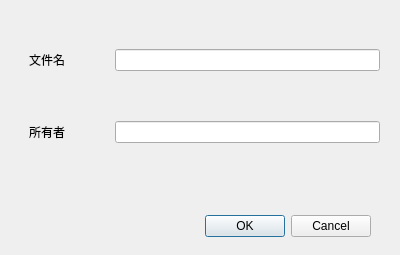
<?xml version="1.0" encoding="UTF-8"?>
<ui version="4.0">
 <class>CreateDialog</class>
 <widget class="QDialog" name="CreateDialog">
  <property name="geometry">
   <rect>
    <x>0</x>
    <y>0</y>
    <width>400</width>
    <height>255</height>
   </rect>
  </property>
  <property name="focusPolicy">
   <enum>Qt::StrongFocus</enum>
  </property>
  <property name="windowTitle">
   <string>Dialog</string>
  </property>
  <widget class="QDialogButtonBox" name="buttonBox">
   <property name="geometry">
    <rect>
     <x>30</x>
     <y>210</y>
     <width>341</width>
     <height>32</height>
    </rect>
   </property>
   <property name="orientation">
    <enum>Qt::Horizontal</enum>
   </property>
   <property name="standardButtons">
    <set>QDialogButtonBox::Cancel|QDialogButtonBox::Ok</set>
   </property>
  </widget>
  <widget class="QWidget" name="formLayoutWidget">
   <property name="geometry">
    <rect>
     <x>-1</x>
     <y>-1</y>
     <width>411</width>
     <height>201</height>
    </rect>
   </property>
   <layout class="QFormLayout" name="formLayout">
    <property name="horizontalSpacing">
     <number>50</number>
    </property>
    <property name="verticalSpacing">
     <number>50</number>
    </property>
    <property name="leftMargin">
     <number>30</number>
    </property>
    <property name="topMargin">
     <number>50</number>
    </property>
    <property name="rightMargin">
     <number>30</number>
    </property>
    <property name="bottomMargin">
     <number>30</number>
    </property>
    <item row="0" column="0">
     <widget class="QLabel" name="label">
      <property name="text">
       <string>文件名</string>
      </property>
     </widget>
    </item>
    <item row="0" column="1">
     <widget class="QLineEdit" name="lineEdit">
      <property name="sizePolicy">
       <sizepolicy hsizetype="Expanding" vsizetype="Preferred">
        <horstretch>0</horstretch>
        <verstretch>0</verstretch>
       </sizepolicy>
      </property>
     </widget>
    </item>
    <item row="1" column="0">
     <widget class="QLabel" name="label_2">
      <property name="text">
       <string>所有者</string>
      </property>
     </widget>
    </item>
    <item row="1" column="1">
     <widget class="QLineEdit" name="lineEdit_2"/>
    </item>
   </layout>
  </widget>
 </widget>
 <resources/>
 <connections>
  <connection>
   <sender>buttonBox</sender>
   <signal>accepted()</signal>
   <receiver>CreateDialog</receiver>
   <slot>accept()</slot>
   <hints>
    <hint type="sourcelabel">
     <x>248</x>
     <y>254</y>
    </hint>
    <hint type="destinationlabel">
     <x>157</x>
     <y>274</y>
    </hint>
   </hints>
  </connection>
  <connection>
   <sender>buttonBox</sender>
   <signal>rejected()</signal>
   <receiver>CreateDialog</receiver>
   <slot>reject()</slot>
   <hints>
    <hint type="sourcelabel">
     <x>316</x>
     <y>260</y>
    </hint>
    <hint type="destinationlabel">
     <x>286</x>
     <y>274</y>
    </hint>
   </hints>
  </connection>
 </connections>
</ui>
